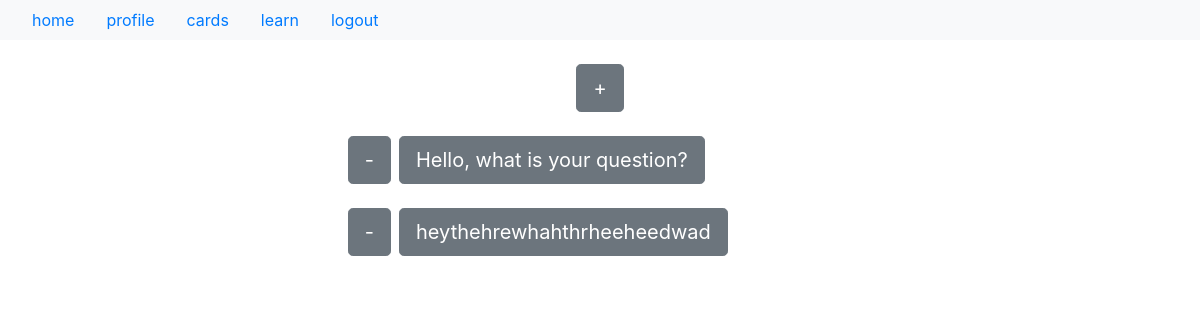
The page /cards/elias (signed in) on the database as committed earlier.
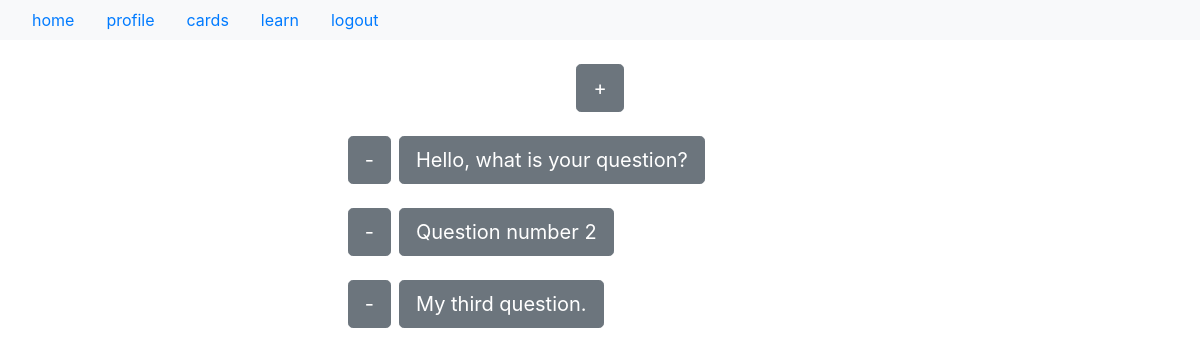
The same page on the database as committed later.
### app/models.py (models this page shows, shortened)
class Card(db.Model):
    id = db.Column(db.Integer, primary_key=True)
    type = db.Column(db.Integer) # 1 for text 2 for code
    front = db.Column(db.String(300))
    back = db.Column(db.String(1000))
    known = db.Column(db.Boolean, default=False)
    timestamp = db.Column(db.DateTime, index=True,
            default=datetime.utcnow)
    user_id = db.Column(db.Integer, db.ForeignKey('user.id'))

### app/routes.py (the view)
@app.route('/cards/<username>') # '<>' denotes dynamic componenet
@login_required
def cards(username):
    user = User.query.filter_by(username=username).first_or_404()
    cards = Card.query.filter_by(author=current_user)
    return render_template('cards.html', user=user, cards=cards)

### app/models.py (called while the page is built)
@login.user_loader
def load_user(id):
    return User.query.get(int(id))

### app/routes.py (called while the page is built)
@app.before_request
def before_request():
    if current_user.is_authenticated:
        current_user.last_seen = datetime.utcnow()
        db.session.commit()

### app/templates/cards.html
{% extends "base.html" %}
{% block content %}
<div class="d-flex justify-content-center">
<a class="btn btn-lg btn-secondary" href="{{ url_for('add_card') }}">+</a>
</div>
<br>
    {% for card in cards %}
        <div class="row">
            <div class="col-md-4 px-1">
                <div class="d-flex justify-content-end">
                    <a class="btn btn-lg btn-secondary" href="{{ url_for('delete', card_id=card.id) }}">-</a>
                </div>
            </div>
            <div class="col-md-4 px-1">
                <div class="d-flex justify-content-start">
                    <a class="btn btn-lg btn-secondary" href="{{ url_for('edit', card_id=card.id) }}">{{ card.front }}</a>
                </div>
            </div>
            <div class="col-md-4 px-1">
            </div>
        </div>
        <br>
    {% endfor %}
{% endblock %}

Rows that differ between the two databases and show on the page:
removed Card: front "heythehrewhahthrheeheedwad"
added Card: front "Question number 2"
added Card: front "My third question."
